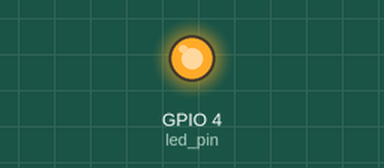
Recording of a program running on a simulated Raspberry Pi (BCM pin numbers). Shown: output pins drawn as LEDs (lit = HIGH). What the program prints to the terminal is not drawn. At 5.0 s the program stops and its outputs stay as they are.

Above: at 0.1 s.
At 4.6 s:
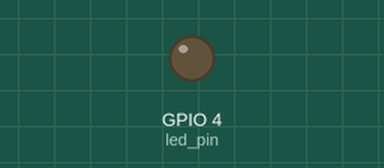
Timing chart, 0 to 6.1 s (numbered marks = the images above):
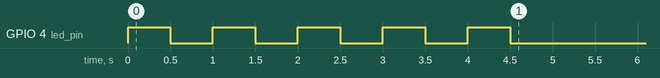

The program:

led_blink.py
```python
import RPi.GPIO as GPIO
import time

led_pin = 4
GPIO.setmode(GPIO.BCM)
GPIO.setup(led_pin, GPIO.OUT)

#while (True):
for i in range(5):
	GPIO.output(led_pin, True)
	time.sleep(0.5)
	GPIO.output(led_pin, False)
	time.sleep(0.5)

print (i)
GPIO.cleanup()
```
